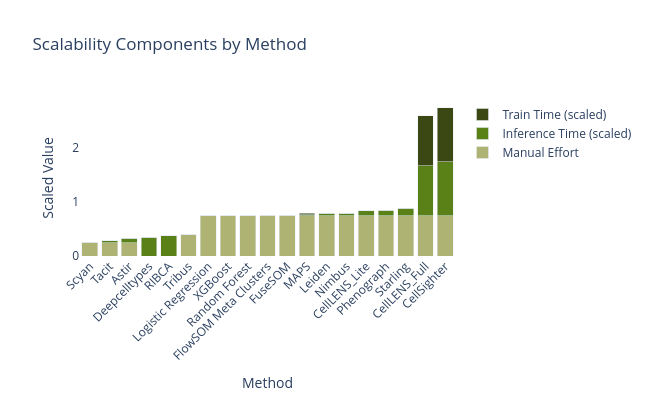

The notebook cell saved with this chart:
### Code cell
methods = scalability_plot_lvl3_sorted["method"].tolist()
revised_scaling_score = scalability_plot_lvl3_sorted["revised_scaling_score"].fillna(0)
inference_time_scaled = scalability_plot_lvl3_sorted["inference_time_scaled"].fillna(0)
train_time_scaled = scalability_plot_lvl3_sorted["train_time_scaled"].fillna(0)

fig = go.Figure(data=[
    go.Bar(name='Manual Effort', x=methods, y=revised_scaling_score, marker_color='#aeb374'),
    go.Bar(name='Inference Time (scaled)', x=methods, y=inference_time_scaled, marker_color='#598118'),
    go.Bar(name='Train Time (scaled)', x=methods, y=train_time_scaled, marker_color='#3b4814')
])

fig.update_layout(
    font=dict(
        size=12,           # Default font size for all text
    ),
    xaxis=dict(
        title_font=dict(size=14),   # X-axis title font size
        tickfont=dict(size=12),     # X-axis tick label font size
    ),
    yaxis=dict(
        title_font=dict(size=14),   # Y-axis title font size
        tickfont=dict(size=12),     # Y-axis tick label font size
    ),
    title_font=dict(size=16),       # Title font size
    legend=dict(
        font=dict(size=12),         # Legend font size
        title_font=dict(size=14),   # Legend title font size
    )
)

fig.update_layout(
    barmode='stack',
    xaxis_title='Method',
    xaxis_tickangle=-45,
    yaxis_title='Scaled Value',
    title='Scalability Components by Method',
    #legend=dict(x=1.05, y=1, bordercolor="Black", borderwidth=1),
    width=650,
    height=400,
    plot_bgcolor='white',
    paper_bgcolor='white'
)
fig.show()

fig.write_html( "../../website/plotly_figures/scalability_plot.html")

# save as svg
fig.write_image("../figures/new/scalability_plot.svg", width=800, height=400, scale=2)

### Figure 1 — Plotly figure (JSON) as saved in the notebook; plotly's stock layout.template omitted (floating-point values rounded to 4 significant figures)
{"data": [{"marker": {"color": "#aeb374"}, "name": "Manual Effort", "type": "bar", "x": ["Scyan", "Tacit", "Astir", "Deepcelltypes", "RIBCA", "Tribus", "Logistic Regression", "XGBoost", "Random Forest", "FlowSOM Meta Clusters", "FuseSOM", "MAPS", "Leiden", "Nimbus", "CellLENS_Lite", "Phenograph", "Starling", "CellLENS_Full", "CellSighter"], "y": [0.25, 0.25, 0.25, 0.0, 0.0, 0.4, 0.75, 0.75, 0.75, 0.75, 0.75, 0.75, 0.75, 0.75, 0.75, 0.75, 0.75, 0.75, 0.75]}, {"marker": {"color": "#598118"}, "name": "Inference Time (scaled)", "type": "bar", "x": ["Scyan", "Tacit", "Astir", "Deepcelltypes", "RIBCA", "Tribus", "Logistic Regression", "XGBoost", "Random Forest", "FlowSOM Meta Clusters", "FuseSOM", "MAPS", "Leiden", "Nimbus", "CellLENS_Lite", "Phenograph", "Starling", "CellLENS_Full", "CellSighter"], "y": [0.003927, 0.03689, 0.07732, 0.3442, 0.3789, 0.007638, 0.0001257, 0.0001628, 0.0006758, 0.001653, 0.006997, 0.01989, 0.04159, 0.04786, 0.09097, 0.1034, 0.1354, 0.9272, 1.0]}, {"marker": {"color": "#3b4814"}, "name": "Train Time (scaled)", "type": "bar", "x": ["Scyan", "Tacit", "Astir", "Deepcelltypes", "RIBCA", "Tribus", "Logistic Regression", "XGBoost", "Random Forest", "FlowSOM Meta Clusters", "FuseSOM", "MAPS", "Leiden", "Nimbus", "CellLENS_Lite", "Phenograph", "Starling", "CellLENS_Full", "CellSighter"], "y": [0.003777, 0.0, 0.0, 0.0, 0.0, 0.0, 0.0001249, 0.0001483, 0.000656, 0.0, 0.0, 0.01974, 0.0, 0.0, 0.0, 0.0, 0.0, 0.9268, 1.0]}], "layout": {"barmode": "stack", "font": {"size": 12}, "height": 400, "legend": {"font": {"size": 12}, "title": {"font": {"size": 14}}}, "paper_bgcolor": "white", "plot_bgcolor": "white", "title": {"text": "Scalability Components by Method"}, "width": 650, "xaxis": {"tickangle": -45, "tickfont": {"size": 12}, "title": {"text": "Method"}}, "yaxis": {"tickfont": {"size": 12}, "title": {"text": "Scaled Value"}}}}
